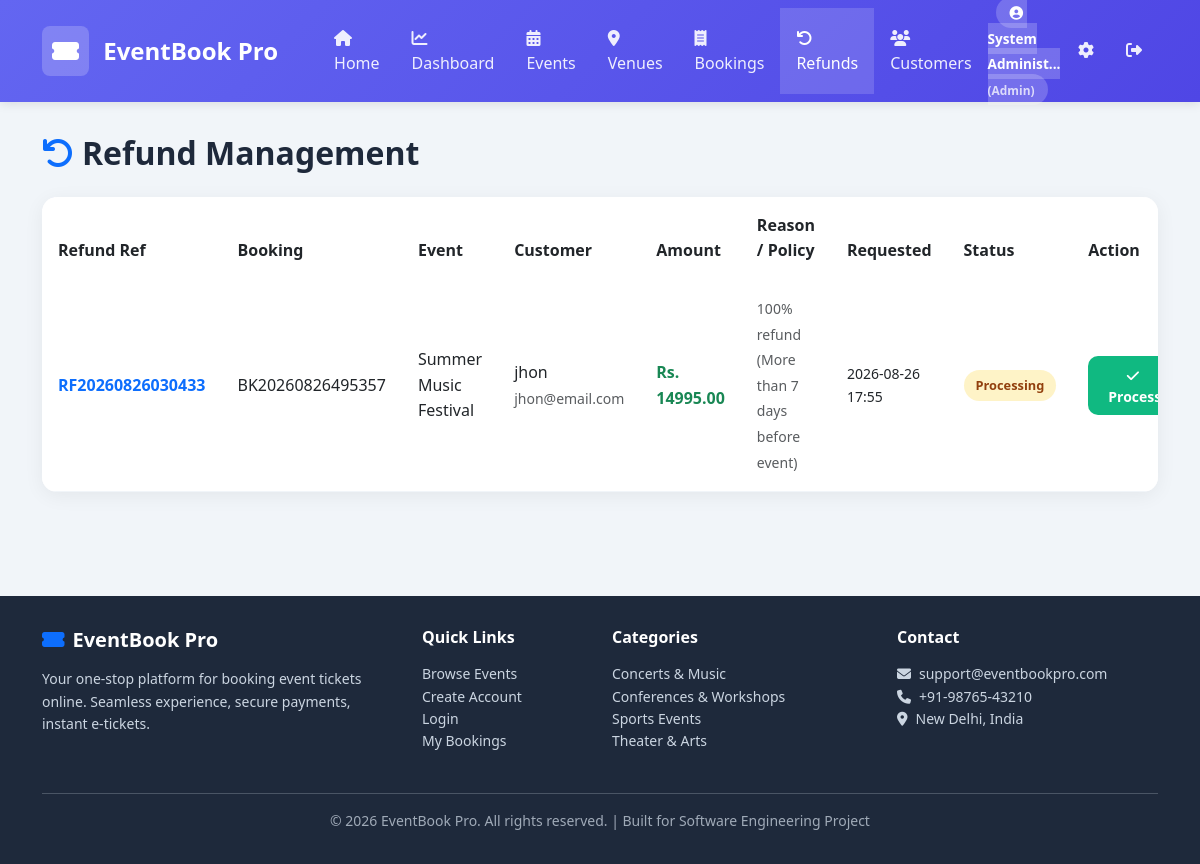
/admin/refunds (signed in), run on the app's committed database.
### tables this page shows
CREATE TABLE CUSTOMER (
    customer_id INTEGER PRIMARY KEY AUTOINCREMENT,
    full_name TEXT NOT NULL,
    email TEXT NOT NULL UNIQUE,
    phone TEXT,
    password_hash TEXT NOT NULL,
    address TEXT DEFAULT '',
    user_role TEXT NOT NULL DEFAULT 'Customer',
    created_at DATETIME DEFAULT CURRENT_TIMESTAMP,
    CONSTRAINT CHK_USER_ROLE CHECK (user_role IN ('Customer','Admin'))
);

CREATE TABLE REFUND (
    refund_id INTEGER PRIMARY KEY AUTOINCREMENT,
    refund_ref TEXT NOT NULL UNIQUE,
    booking_id INTEGER NOT NULL UNIQUE,
    refund_amount REAL NOT NULL DEFAULT 0.0,
    refund_status TEXT NOT NULL DEFAULT 'Initiated',
    refund_reason TEXT DEFAULT '',
    requested_at DATETIME DEFAULT CURRENT_TIMESTAMP,
    processed_at DATETIME,
    CONSTRAINT CHK_REFUND_STATUS CHECK (refund_status IN ('Initiated','Processing','Completed','Failed','Rejected')),
    CONSTRAINT CHK_REFUND_AMOUNT CHECK (refund_amount >= 0),
    CONSTRAINT FK_REFUND_BOOKING FOREIGN KEY (booking_id) REFERENCES BOOKING(booking_id) ON DELETE CASCADE ON UPDATE CASCADE
);

CREATE TABLE BOOKING (
    booking_id INTEGER PRIMARY KEY AUTOINCREMENT,
    booking_ref TEXT NOT NULL UNIQUE,
    customer_id INTEGER NOT NULL,
    event_id INTEGER NOT NULL,
    total_seats INTEGER NOT NULL DEFAULT 0,
    total_amount REAL NOT NULL DEFAULT 0.0,
    booking_status TEXT NOT NULL DEFAULT 'Pending',
    booking_date DATETIME DEFAULT CURRENT_TIMESTAMP,
    temp_hold_expiry DATETIME,
    CONSTRAINT CHK_BOOKING_STATUS CHECK (booking_status IN ('Pending','Confirmed','Cancelled','Failed')),
    CONSTRAINT CHK_TOTAL_AMOUNT CHECK (total_amount >= 0),
    CONSTRAINT FK_BOOKING_CUSTOMER FOREIGN KEY (customer_id) REFERENCES CUSTOMER(customer_id) ON DELETE RESTRICT ON UPDATE CASCADE,
    CONSTRAINT FK_BOOKING_EVENT FOREIGN KEY (event_id) REFERENCES EVENT(event_id) ON DELETE RESTRICT ON UPDATE CASCADE
);

CREATE TABLE EVENT (
    event_id INTEGER PRIMARY KEY AUTOINCREMENT,
    event_name TEXT NOT NULL,
    event_date DATE NOT NULL,
    event_time TIME NOT NULL,
    description TEXT DEFAULT '',
    category TEXT NOT NULL DEFAULT 'Other',
    event_status TEXT NOT NULL DEFAULT 'Draft',
    banner_image TEXT DEFAULT '',
    venue_id INTEGER NOT NULL,
    created_at DATETIME DEFAULT CURRENT_TIMESTAMP,
    CONSTRAINT CHK_EVENT_STATUS CHECK (event_status IN ('Draft','Published','Sold Out','Completed','Cancelled')),
    CONSTRAINT CHK_EVENT_CATEGORY CHECK (category IN ('Concert','Conference','Sports','Theater','Workshop','Other')),
    CONSTRAINT FK_EVENT_VENUE FOREIGN KEY (venue_id) REFERENCES VENUE(venue_id) ON DELETE RESTRICT ON UPDATE CASCADE
);

### app.py (the view)
@app.route('/admin/refunds')
@admin_required
def admin_refunds():
    refunds = query_db(
        'SELECT r.*, b.booking_ref, e.event_name, c.full_name, c.email FROM REFUND r '
        'JOIN BOOKING b ON r.booking_id=b.booking_id JOIN EVENT e ON b.event_id=e.event_id JOIN CUSTOMER c ON b.customer_id=c.customer_id '
        'ORDER BY r.requested_at DESC'
    )
    return render_template('admin/refunds.html', refunds=refunds, user=current_user())

### app.py (called while the page is built)
def get_db():
    conn = sqlite3.connect(DB_PATH)
    conn.row_factory = sqlite3.Row
    conn.execute('PRAGMA foreign_keys = ON')
    return conn

def query_db(query, args=(), one=False):
    conn = get_db()
    cur = conn.execute(query, args)
    rv = cur.fetchall()
    conn.commit()
    conn.close()
    return (rv[0] if rv else None) if one else rv

def admin_required(f):
    @wraps(f)
    def decorated(*args, **kwargs):
        if 'user_id' not in session:
            return redirect(url_for('login'))
        if session.get('user_role') != 'Admin':
            flash('Admin access required.', 'danger')
            return redirect(url_for('home'))
        return f(*args, **kwargs)
    return decorated

def current_user():
    if 'user_id' in session:
        return query_db('SELECT * FROM CUSTOMER WHERE customer_id=?', (session['user_id'],), one=True)
    return None

### templates/admin/refunds.html (shortened to what this page needs)
{% extends 'base.html' %}
{% block content %}
<h2 class="mb-4 fw-bold"><i class="fas fa-undo text-primary me-2"></i>Refund Management</h2>
{% if refunds %}
<div class="card">
    <div class="card-body p-0">
        <div class="table-responsive">
            <table class="table mb-0">
                <thead>
                    <tr><th>Refund Ref</th><th>Booking</th><th>Event</th><th>Customer</th><th>Amount</th><th>Reason / Policy</th><th>Requested</th><th>Status</th><th class="no-print">Action</th></tr>
                </thead>
                <tbody>
                    {% for r in refunds %}
                    <tr>
                        <td><strong class="text-primary">{{ r.refund_ref }}</strong></td>
                        <td>{{ r.booking_ref }}</td>
                        <td>{{ r.event_name }}</td>
                        <td>{{ r.full_name }}<br><small class="text-muted">{{ r.email }}</small></td>
                        <td class="fw-bold text-success">Rs. {{ '%.2f'|format(r.refund_amount) }}</td>
                        <td><small class="text-muted">{{ r.refund_reason }}</small></td>
                        <td class="small">{{ r.requested_at[:16] }}</td>
                        <td><span class="status-badge status-{{ r.refund_status }}">{{ r.refund_status }}</span></td>
                        <td class="no-print">
                            {% if r.refund_status in ['Initiated', 'Processing'] %}
                            <form method="POST" action="{{ url_for('process_refund', refund_id=r.refund_id) }}" class="d-inline">
                                <button class="btn btn-sm btn-success" title="Process Refund">
                                    <i class="fas fa-check me-1"></i> Process
                                </button>
                            </form>
                            {% else %}
                            <span class="text-muted small">Done</span>
                            {% endif %}
                        </td>
                    </tr>
                    {% endfor %}
                </tbody>
            </table>
        </div>
    </div>
</div>
{% else %}
<div class="empty-state card">
    <div class="empty-icon"><i class="fas fa-undo"></i></div>
    <h4>No refund requests</h4>
    <p>Refund requests from cancelled bookings will appear here.</p>
</div>
{% endif %}
{% endblock %}

### templates/base.html (shortened to what this page needs)
<!DOCTYPE html>
<html lang="en">
<head>
    <link href="https://cdn.jsdelivr.net/npm/bootstrap@5.3.0/dist/css/bootstrap.min.css" rel="stylesheet">
    <link href="https://cdnjs.cloudflare.com/ajax/libs/font-awesome/6.4.0/css/all.min.css" rel="stylesheet">
    <link rel="stylesheet" href="{{ url_for('static', filename='css/style.css') }}">
</head>
<body>
    <nav class="navbar navbar-expand-lg">
        <div class="container">
            <a class="navbar-brand" href="{{ url_for('home') }}">
                <span class="logo-icon"><i class="fas fa-ticket-alt"></i></span>
                EventBook Pro
            </a>
            <div class="collapse navbar-collapse" id="navbarNav">
                <ul class="navbar-nav me-auto ms-lg-4">
                    <li class="nav-item">
                        <a class="nav-link {{ 'active' if request.endpoint == 'home' }}" href="{{ url_for('home') }}">
                            <i class="fas fa-home me-1"></i> Home
                        </a>
                    </li>
                    {% if user and user['user_role'] == 'Admin' %}
                    <li class="nav-item">
                        <a class="nav-link {{ 'active' if request.endpoint and 'admin' in request.endpoint and 'dashboard' in request.endpoint }}" href="{{ url_for('admin_dashboard') }}">
                            <i class="fas fa-chart-line me-1"></i> Dashboard
                        </a>
                    </li>
                    <li class="nav-item">
                        <a class="nav-link {{ 'active' if request.endpoint and 'events' in request.endpoint and 'admin' in request.endpoint }}" href="{{ url_for('admin_events') }}">
                            <i class="fas fa-calendar-alt me-1"></i> Events
                        </a>
                    </li>
                    <li class="nav-item">
                        <a class="nav-link {{ 'active' if request.endpoint and 'venues' in request.endpoint }}" href="{{ url_for('admin_venues') }}">
                            <i class="fas fa-map-marker-alt me-1"></i> Venues
                        </a>
                    </li>
                    <li class="nav-item">
                        <a class="nav-link {{ 'active' if request.endpoint and 'bookings' in request.endpoint and 'my' not in request.endpoint }}" href="{{ url_for('my_bookings') }}">
                            <i class="fas fa-receipt me-1"></i> Bookings
                        </a>
                    </li>
                    <li class="nav-item">
                        <a class="nav-link {{ 'active' if request.endpoint and 'refunds' in request.endpoint }}" href="{{ url_for('admin_refunds') }}">
                            <i class="fas fa-undo me-1"></i> Refunds
                        </a>
                    </li>
                    <li class="nav-item">
                        <a class="nav-link {{ 'active' if request.endpoint and 'customers' in request.endpoint }}" href="{{ url_for('admin_customers') }}">
                            <i class="fas fa-users me-1"></i> Customers
                        </a>
                    </li>
                    {% endif %}
                </ul>
                <ul class="navbar-nav align-items-center">
                    {% if user %}
                        <li class="nav-item">
                            <span class="user-badge">
                                <i class="fas fa-user-circle me-1"></i>
                                {{ user['full_name'][:15] }}{% if user['full_name']|length > 15 %}...{% endif %}
                                {% if user['user_role'] == 'Admin' %}<small class="opacity-75"> (Admin)</small>{% endif %}
                            </span>
                        </li>
                        <li class="nav-item">
                            <a class="nav-link" href="{{ url_for('profile') }}">
                                <i class="fas fa-cog"></i>
                            </a>
                        </li>
                        <li class="nav-item">
                            <a class="nav-link" href="{{ url_for('logout') }}" title="Logout">
                                <i class="fas fa-sign-out-alt"></i>
                            </a>
                        </li>
                    {% endif %}
                </ul>
            </div>
        </div>
    </nav>
    <main>
        <div class="container">
            {% block content %}{% endblock %}
        </div>
    </main>
    <footer>
        <div class="container">
            <div class="row g-4">
                <div class="col-md-4">
                    <h5 class="footer-title"><i class="fas fa-ticket-alt text-primary me-2"></i>EventBook Pro</h5>
                    <p class="small">Your one-stop platform for booking event tickets online. Seamless experience, secure payments, instant e-tickets.</p>
                </div>
                <div class="col-md-2">
                    <h6 class="footer-title">Quick Links</h6>
                    <ul class="list-unstyled small">
                        <li><a href="{{ url_for('home') }}">Browse Events</a></li>
                        <li><a href="{{ url_for('register') }}">Create Account</a></li>
                        <li><a href="{{ url_for('login') }}">Login</a></li>
                        <li><a href="{{ url_for('my_bookings') }}">My Bookings</a></li>
                    </ul>
                </div>
                <div class="col-md-3">
                    <h6 class="footer-title">Categories</h6>
                    <ul class="list-unstyled small">
                        <li>Concerts & Music</li>
                        <li>Conferences & Workshops</li>
                        <li>Sports Events</li>
                        <li>Theater & Arts</li>
                    </ul>
                </div>
                <div class="col-md-3">
                    <h6 class="footer-title">Contact</h6>
                    <ul class="list-unstyled small">
                        <li><i class="fas fa-envelope me-2"></i>support@eventbookpro.com</li>
                        <li><i class="fas fa-phone me-2"></i>+91-98765-43210</li>
                        <li><i class="fas fa-map-marker-alt me-2"></i>New Delhi, India</li>
                    </ul>
                </div>
            </div>
            <hr class="mt-4 mb-3 opacity-25">
            <div class="text-center small opacity-75">
                <p>&copy; 2026 EventBook Pro. All rights reserved. | Built for Software Engineering Project</p>
            </div>
        </div>
    </footer>
</body>
</html>

### static/css/style.css (style rules this page uses)
:root { --primary: #6366f1; --primary-dark: #4f46e5; --secondary: #ec4899; --success: #10b981; --warning: #f59e0b; --danger: #ef4444; --info: #3b82f6; --dark: #1e293b; --light: #f8fafc; --gray: #64748b; }
* { box-sizing: border-box; margin: 0; padding: 0; }
body { font-family: 'Segoe UI', Tahoma, Geneva, Verdana, sans-serif; background: #f1f5f9; color: var(--dark); line-height: 1.6; min-height: 100vh; display: flex; flex-direction: column; }
a { color: var(--primary); text-decoration: none; }
.navbar { background: linear-gradient(135deg, var(--primary) 0%, var(--primary-dark) 100%); box-shadow: 0 2px 10px rgba(0,0,0,0.1); padding: 0; position: sticky; top: 0; z-index: 100; }
.navbar-brand { color: #fff !important; font-weight: 800; font-size: 1.5rem; padding: 1rem 0; }
.navbar-brand .logo-icon { background: rgba(255,255,255,0.2); padding: 6px 10px; border-radius: 8px; margin-right: 8px; display: inline-block; }
.nav-link { color: rgba(255,255,255,0.9) !important; padding: 1.1rem 1rem !important; font-weight: 500; transition: all 0.2s; }
.nav-link:hover, .nav-link.active { background: rgba(255,255,255,0.15); color: #fff !important; }
.user-badge { background: rgba(255,255,255,0.2); color: #fff; padding: 6px 14px; border-radius: 20px; font-size: 0.85rem; margin: 0 8px; font-weight: 600; }
main { flex: 1; padding: 2rem 0; }
.card { border: none; border-radius: 15px; box-shadow: 0 4px 20px rgba(0,0,0,0.06); transition: all 0.3s ease; overflow: hidden; margin-bottom: 1.5rem; }
.card-body { padding: 1.75rem; }
.btn { border-radius: 10px; padding: 0.55rem 1.25rem; font-weight: 600; border: none; transition: all 0.2s; }
.btn-success { background: var(--success); }
.table { background: #fff; border-radius: 12px; overflow: hidden; }
.table thead { background: linear-gradient(135deg, var(--primary) 0%, var(--primary-dark) 100%); color: #fff; }
.table th { border: none; padding: 1rem; font-weight: 600; }
.table td { padding: 1rem; vertical-align: middle; border-color: #f1f5f9; }
.status-badge { padding: 5px 12px; border-radius: 20px; font-size: 0.8rem; font-weight: 700; display: inline-block; }
.status-Processing { background: #fef3c7; color: #92400e; }
footer { background: var(--dark); color: #cbd5e1; padding: 2rem 0 1rem; margin-top: 3rem; }
footer a { color: #cbd5e1; }
.footer-title { color: #fff; font-weight: 700; margin-bottom: 1rem; }

### data on the page
CUSTOMER: full_name "System Administ"
REFUND: refund_ref "RF20260826030433", booking_ref "BK20260826495357", event_name "Summer Music Festival", full_name "jhon", email "jhon@email.com", refund_amount "14995.00", refund_reason "100% refund (More than 7 days before event)", requested_at "2026-08-26 17:55", refund_status "Processing"
